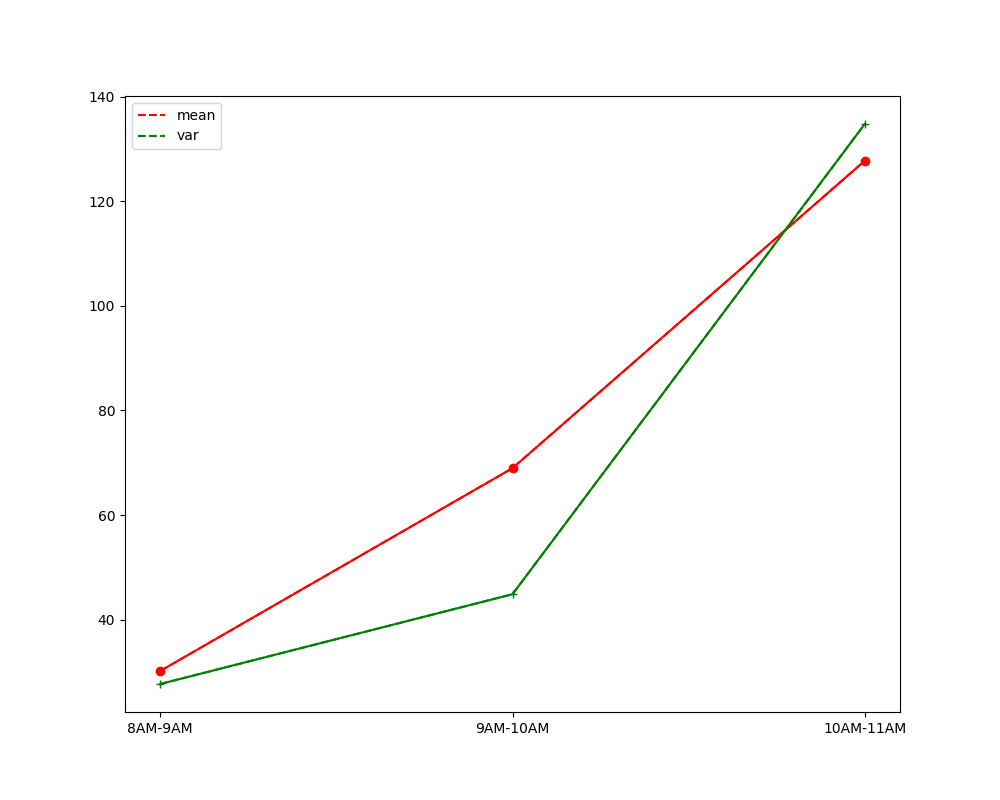

The Python source for this figure:
"""
Consider the call arrival data from the previous exercise. Let N(t) 
repre- sent the cumulative number of arrivals by time t. 
If the process is nonsta- tionary Poisson then Var(N(t))/E(N(t)) = 1 for all t, 
or stated differently Var(N(t)) = βE(N(t)) with β = 1. Since you have arrival count data, 
you can estimate Var(N(t)) and E(N(t)) at t = 1,2,...,8 h. 
Use these data to fit the regression model Var(N(ti)) = βE(N(ti)) and see if the estimated value of β 
supports the choice of a nonstationary Poisson arrival process. Hints: This
is regression through the origin. Also, remember that N(ti) represents the total
number of arrivals by time ti.
"""

'''
从𝐸(𝛽)和q3图 感觉不像是柏松分布，，我认为β的估计值不支持非平稳泊松到达过程的选择。

'''
import pandas as pd
import numpy as np
import matplotlib.pyplot as plt

mymean = []

call_data = pd.read_excel("q2/CallCounts.xls", sheet_name="Sheet1", na_values="n/a")


mean_1 = np.mean(call_data["8AM-9AM"])
var_1 = np.var(call_data["8AM-9AM"])
mymean.append(var_1 / mean_1)

mean_2 = np.mean(call_data["8AM-9AM"] + call_data["9AM-10AM"])
var_2 = np.var(call_data["8AM-9AM"] + call_data["9AM-10AM"])
mymean.append(var_2 / mean_2)

mean_3 = np.mean(call_data["8AM-9AM"] + call_data["9AM-10AM"] + call_data["10AM-11AM"])
var_3 = np.var(call_data["8AM-9AM"] + call_data["9AM-10AM"] + call_data["10AM-11AM"])
mymean.append(var_3 / mean_3)

print("-" * 20)
print("np.mean(mymean), as 𝐸(𝛽)=", np.mean(mymean))


plt.figure(figsize=(10, 8))
x = call_data.columns[0:3]

y1 = [mean_1, mean_2, mean_3]
y2 = [var_1, var_2, var_3]
l1 = plt.plot(x, y1, "r--", label="mean")
l2 = plt.plot(x, y2, "g--", label="var")
plt.plot(x, y1, "ro-", x, y2, "g+-")
plt.legend()
plt.savefig("q3.png")
# 结果：
# np.mean(mymean), as 𝐸(𝛽)= 0.8743966313506735
